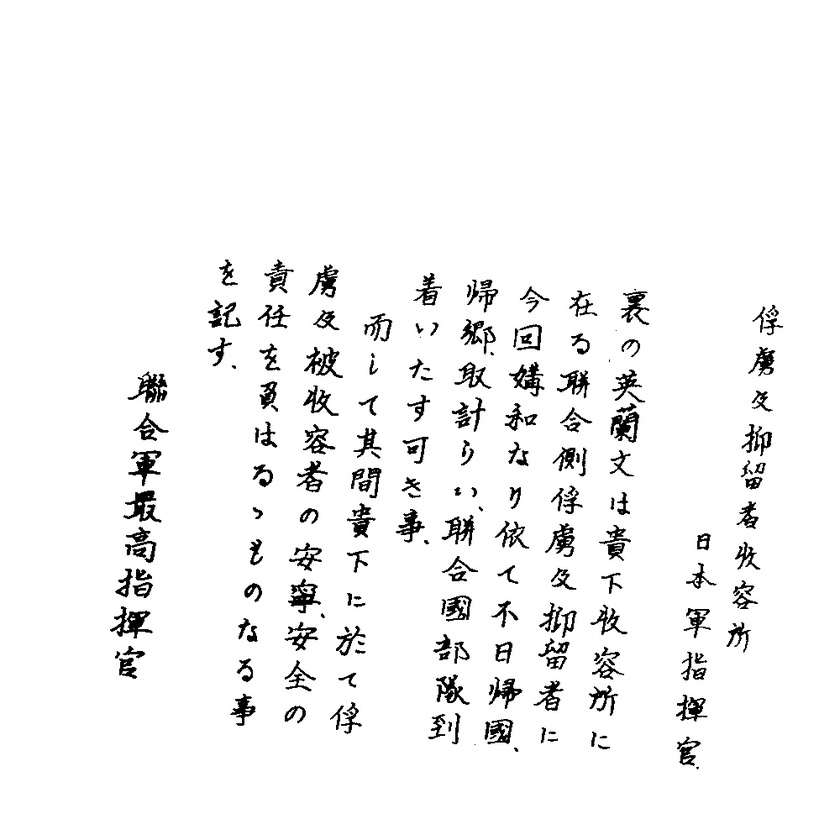
#> input picture 2. Skew correction/result.jpg, 840 x 840 px, shrunk from 1000 x 1000 before the run
$ python main.py
#> lines starting #> are read from the running program, lines starting #| are printed output that depends on the picture; after the words box and inside, x2 and y2 are one past the last pixel; in counts of white or black regions, pixels touching at a corner belong together
import cv2
import numpy as np

# Read the image and convert it to grayscale
img = cv2.imread("result.jpg")
#> img is the input picture: shape (840, 840, 3); min 0, max 255, mean 243.9
gray = cv2.cvtColor(img, cv2.COLOR_BGR2GRAY)

# Binarization
thresh = cv2.threshold(gray, 0, 255, cv2.THRESH_BINARY_INV + cv2.THRESH_OTSU)[1]
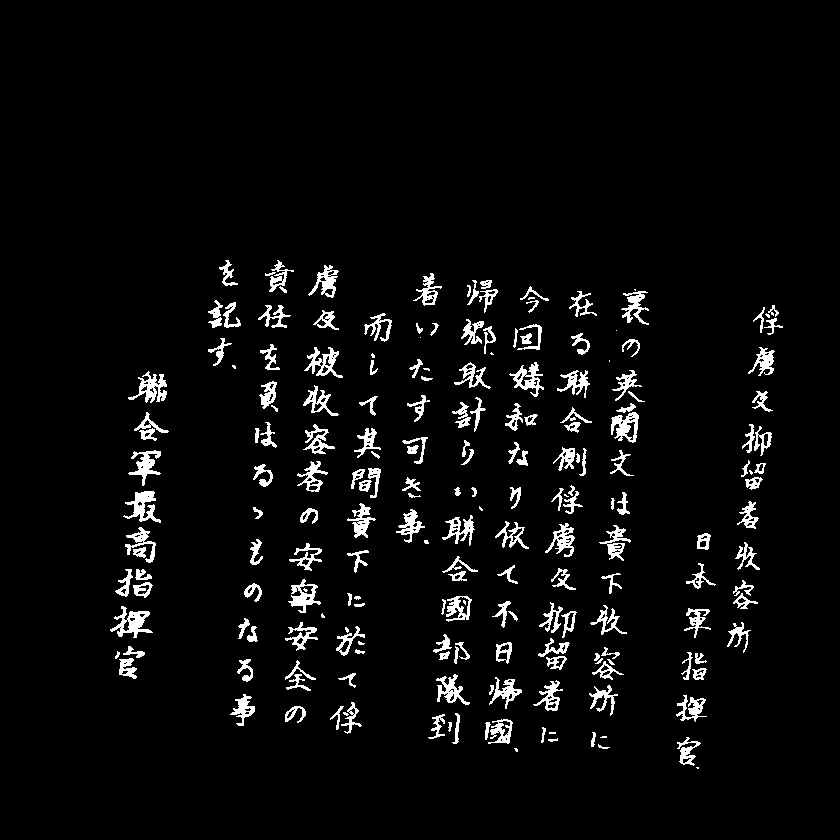
#> thresh: shape (840, 840); 4.4% white; 210 white regions (25 under 20 px)


#cv2.imshow("thresh",thresh)
#cv2.waitKey(0)
# Connected domain analysis
contours, hierarchy = cv2.findContours(thresh,cv2.RETR_EXTERNAL,cv2.CHAIN_APPROX_SIMPLE)
#> contours = 208 contours, 40 with area under 20; largest, box (x1, y1, x2, y2) and area: (110, 606, 153, 638) 535, (611, 412, 639, 443) 514, (288, 579, 321, 613) 452, (123, 491, 161, 523) 448, (509, 362, 544, 397) 444

# Calculate the minimum bounding rectangle and rotation angle of all connected domains
angles = []
for cnt in contours:
    rect = cv2.minAreaRect(cnt) # return (center(x,y), (width,height), angle) tuple
    angle = rect[-1]
    if angle < -45:
        angle += 90 # The adjustment range is [-45,45]
    angle=int(angle)
    angles.append(angle)
    print(angle)
#> this loop made 208 passes
#> (cnt, rect, angle) on passes 1, 8: ([[696, 767], [697, 768], [698, 768], [698, 767]], ((697, 767.5), (1, 2), -90), 0), ([[549, 732], [549, 733], [555, 733], [555, 732]], ((552, 732.5), (1, 6), -90), 0)
#> (rect, angle) on passes 2 to 7: (((515.9, 749.3), (2.24, 4.02), -26.57), -26), (((603.1, 746.9), (2.81, 11.4), -74.74), 15), (((552.6, 739.7), (9.17, 2.43), -6.34), -6), (((686.2, 750.7), (27.33, 22.39), -74.05), 15), (((603, 736.5), (1, 6), -90), 0), (((592.9, 739), (14.26, 3.47), -82.87), 7)
#| 0
#| -26
#| 15
#| -6
#| 15
#| 0
#| 7
#| 0
#> (further printed lines are left out)
#> after the loop, angles = 208 values, max 42 at index 93, min -45 at index 30, mean 0.659

# Take the median of the rotation angles of all connected domains as the text skew angle
median_angle = np.median(angles)
#> median_angle = 0
s0=np.arange(1000)
for i in range(len(angles)):
    s0[angles[i]]=s0[angles[i]]+1
#> after the loop, s0 = 1000 values, max 1001 at index 998, min 1 at index 1, mean 499.7
max_ang=0
ang=0
for i in range(0,90):
    print(str(i)+" "+str(angles[i]))
    if(s0[i]>max_ang):
        ang=i
        max_ang=s0[i]
#> this loop made 90 passes
#| 0 0
#| 1 -26
#| 2 15
#| 3 -6
#| 4 15
#| 5 0
#| 6 7
#| 7 0
#> (further printed lines are left out)
#> after the loop, ang = 89; max_ang = 89
median_angle=ang-90
#> median_angle = -1
print("test:"+str(ang))
#| test:89
# Rotate image by average angle
(h, w) = img.shape[:2]
#> h = 840; w = 840
center = (w // 2, h // 2)
#> center = (420, 420)
M = cv2.getRotationMatrix2D(center, median_angle*-1 , 1.0)
#> M = [[1, 0.0175, -7.27], [-0.0175, 1, 7.39]]
rotated = cv2.warpAffine(thresh,M,(w,h),flags=cv2.INTER_CUBIC,borderMode=cv2.BORDER_REPLICATE)
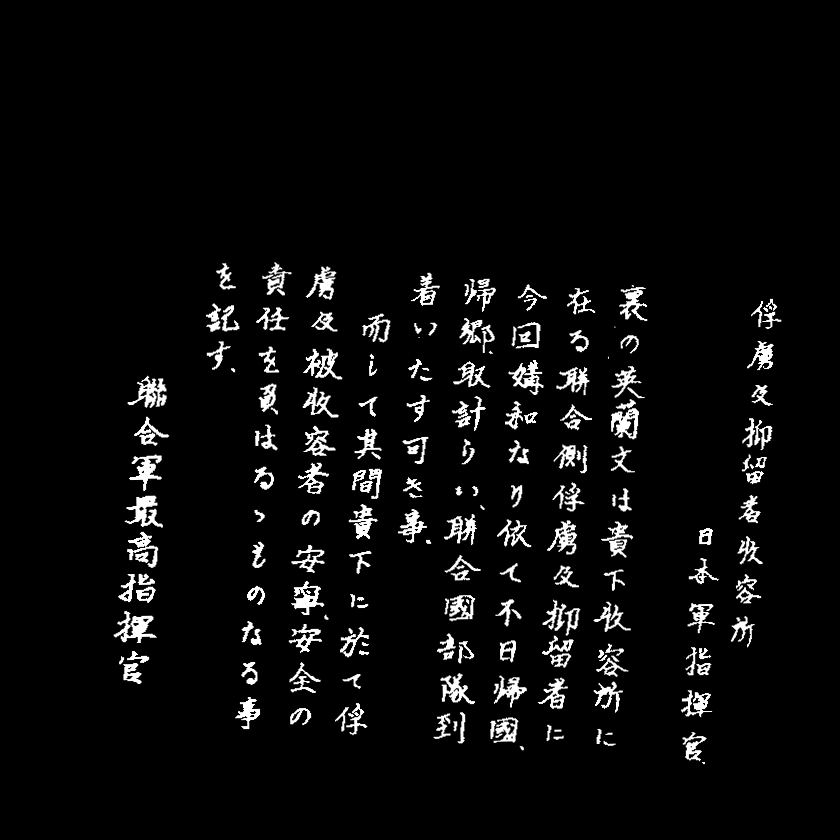
#> rotated: shape (840, 840); min 0, max 255, mean 11.3

# Show results
cv2.imshow("Original", img)
rotated=~rotated
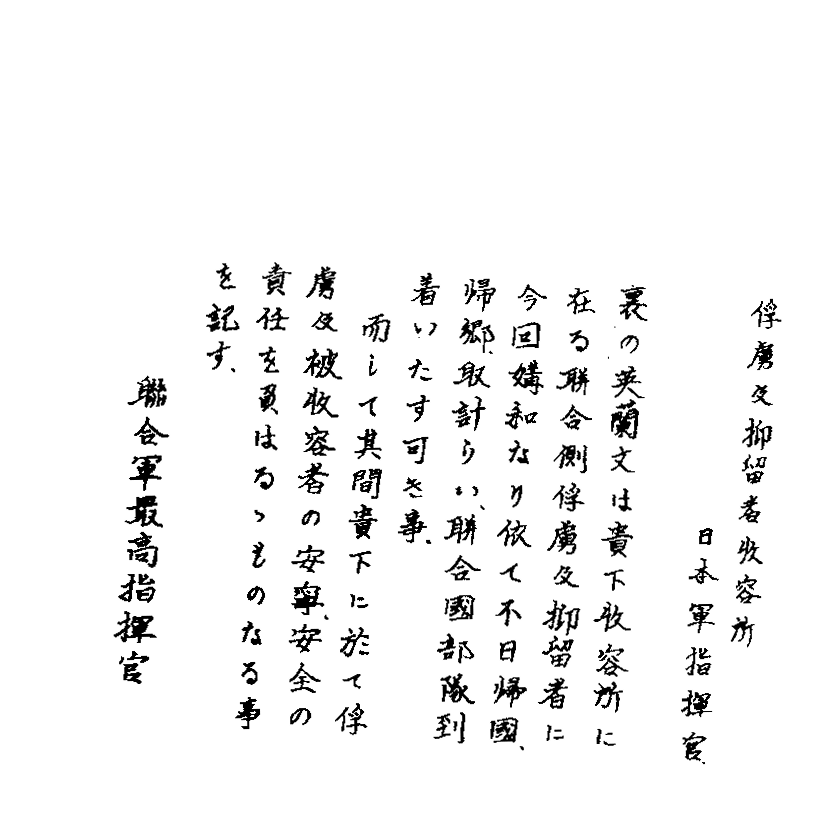
#> rotated: shape (840, 840); min 0, max 255, mean 243.7
cv2.imshow("Rotated", rotated)
cv2.imwrite("rotated.jpg",rotated)
cv2.waitKey(0)
